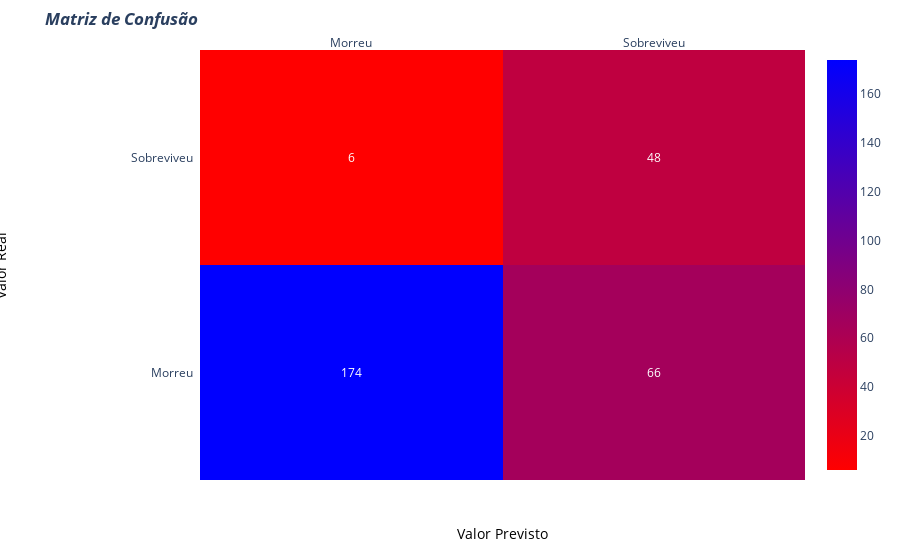

The notebook cell saved with this chart:
### Code cell
plot_confusion_matrix(confusion_matrix)

### Figure 1 — Plotly figure (JSON) as saved in the notebook; plotly's stock layout.template omitted (floating-point values rounded to 4 significant figures)
{"data": [{"colorscale": [[0, "rgb(255,0,0)"], [1, "rgb(0,0,255)"]], "reversescale": false, "showscale": true, "type": "heatmap", "x": ["Morreu", "Sobreviveu"], "y": ["Morreu", "Sobreviveu"], "z": [[174, 66], [6, 48]]}], "layout": {"annotations": [{"font": {"color": "#FFFFFF"}, "showarrow": false, "text": "174", "x": "Morreu", "xref": "x", "y": "Morreu", "yref": "y"}, {"font": {"color": "#FFFFFF"}, "showarrow": false, "text": "66", "x": "Sobreviveu", "xref": "x", "y": "Morreu", "yref": "y"}, {"font": {"color": "#FFFFFF"}, "showarrow": false, "text": "6", "x": "Morreu", "xref": "x", "y": "Sobreviveu", "yref": "y"}, {"font": {"color": "#FFFFFF"}, "showarrow": false, "text": "48", "x": "Sobreviveu", "xref": "x", "y": "Sobreviveu", "yref": "y"}, {"font": {"color": "black", "size": 14}, "showarrow": false, "text": "Valor Previsto", "x": 0.5, "xref": "paper", "y": -0.15, "yref": "paper"}, {"font": {"color": "black", "size": 14}, "showarrow": false, "text": "Valor Real", "textangle": -90, "x": -0.35, "xref": "paper", "y": 0.5, "yref": "paper"}], "autosize": true, "margin": {"l": 200, "t": 50}, "title": {"text": "<i><b>Matriz de Confusão</b></i>"}, "xaxis": {"autorange": true, "dtick": 1, "gridcolor": "rgb(0, 0, 0)", "range": [-0.5, 1.5], "side": "top", "ticks": "", "type": "category"}, "yaxis": {"autorange": true, "dtick": 1, "range": [-0.5, 1.5], "ticks": "", "ticksuffix": "  ", "type": "category"}}}
